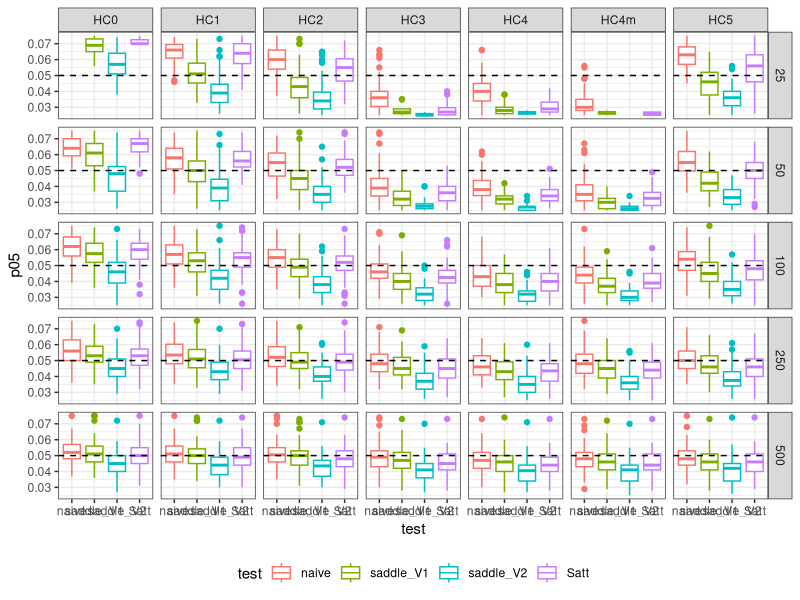
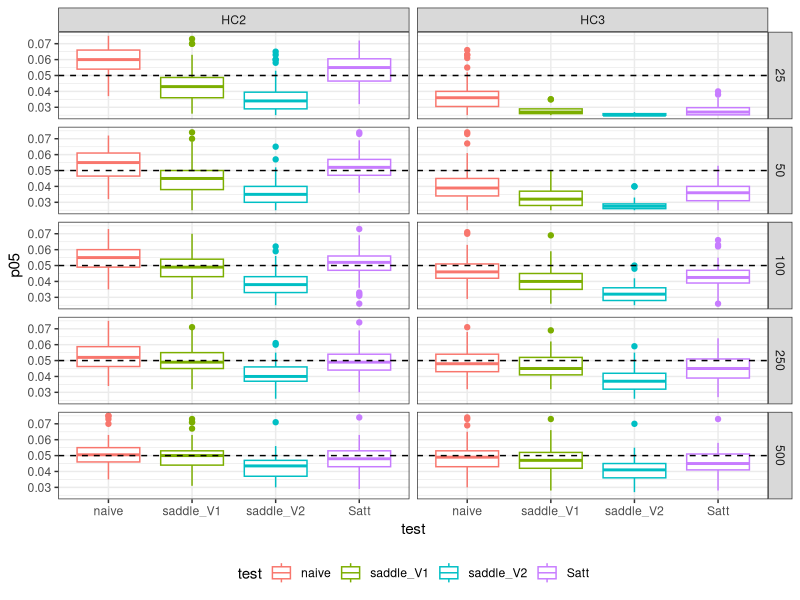
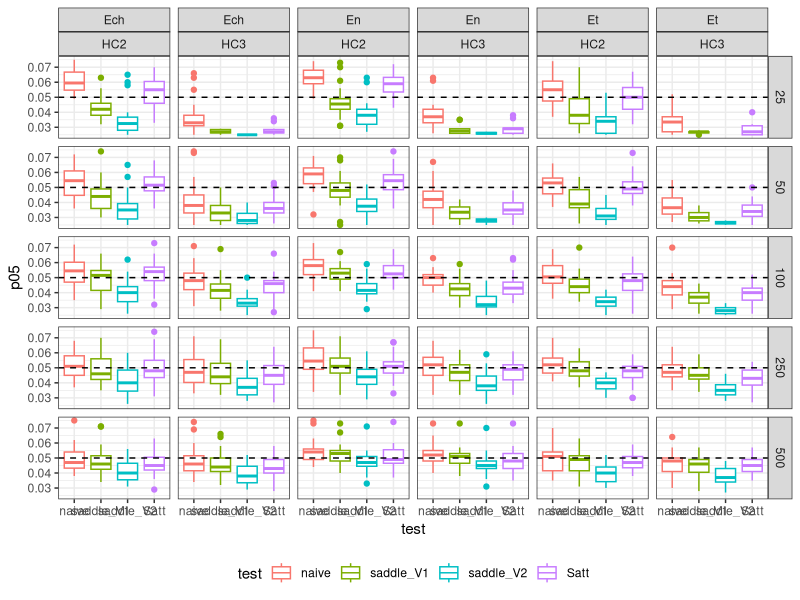
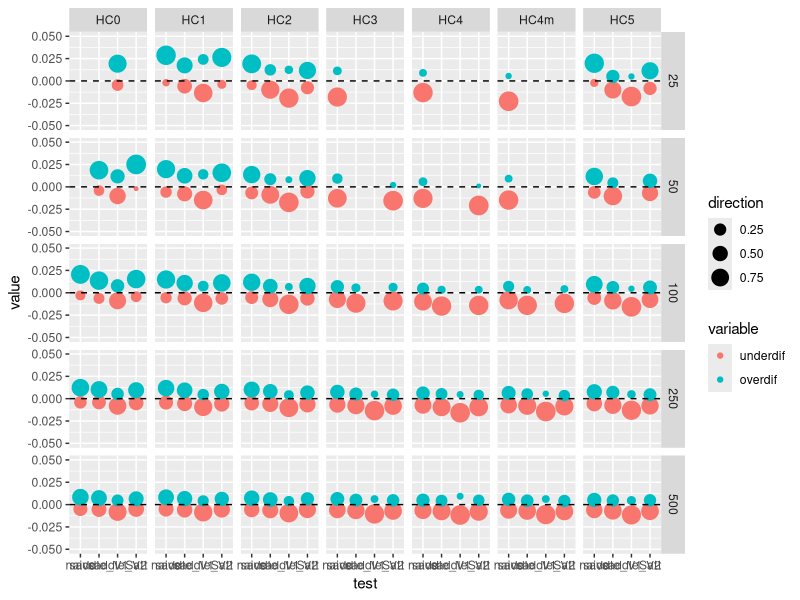

Write R code to recreate these figures, in order.
## ---- chunk 1
library(plyr)
library(dplyr)
library(ggplot2)
library(reshape2)

rm(list = ls())


results <- rbind(read.csv("20150805A.csv"),
                 read.csv("20150805B.csv"),
                 read.csv("20150805C.csv"))

#results <- rbind(read.csv("Results/20150805A.csv"),
#                 read.csv("Results/20150805B.csv"),
#                 read.csv("Results/20150805C.csv"))

## ---- chunk 2



filter(results, criterion == "size") %>%
  select(n, Estruct, Edist, HC, coef, test, p05) %>%
  ggplot(aes(y = p05,
             x = test,
             color = test)) +
  geom_boxplot() +
  facet_grid(n ~ HC) +
  ylim(.025, .075) + 
  geom_hline(aes(yintercept = .05), linetype = "dashed") +
  theme_bw() + theme(legend.position = "bottom")


## ---- chunk 3
filter(results, criterion == "size", HC == "HC2" | HC == "HC3") %>%
  select(n, Estruct, Edist, HC, coef, test, p05) %>%
  ggplot(aes(y = p05,
             x = test,
             color = test)) +
  geom_boxplot() +
  facet_grid(n ~ HC) +
  ylim(.025, .075) + 
  geom_hline(aes(yintercept = .05), linetype = "dashed") +
  theme_bw() + theme(legend.position = "bottom")

## ---- chunk 4

filter(results, criterion == "size", HC == "HC2" | HC == "HC3") %>%
  select(n, Estruct, Edist, HC, coef, test, p05) %>%
  ggplot(aes(y = p05,
             x = test,
             color = test)) +
  geom_boxplot() +
  facet_grid(n ~ Edist * HC) +
  ylim(.025, .075) + 
  geom_hline(aes(yintercept = .05), linetype = "dashed") +
  theme_bw() + theme(legend.position = "bottom")


## ---- chunk 5

results2 <- filter(results, criterion == "size") %>%
  select(n, Estruct, Edist, HC, coef, test, p05) %>%
  mutate(under = ifelse(p05 <= .05, T, F), 
         underdif = ifelse(under, p05 - .05, NA),
         overdif = ifelse(!under, p05 - .05, NA))

merge(aggregate(under ~ HC * test * n, results2, mean),
      aggregate(underdif ~ HC * test * n, results2, mean),
      by = c("HC", "test", "n")) ->
  stats

stats <- merge(stats, 
               aggregate(overdif ~ HC * test * n, results2, mean),
               by = c("HC", "test", "n"))

melt(stats, id.vars = c("HC", "test", "n", "under")) %>%
  mutate(direction = ifelse(value < 0, under, 1 - under)) %>%
  ggplot(aes(x = test,
             y = value,
             color = variable,
             size = direction)) +
  geom_point() +
  facet_grid(n ~ HC)  + 
  geom_hline(aes(yintercept = 0), linetype = "dashed")  +
  ylim(-.05, .05)

